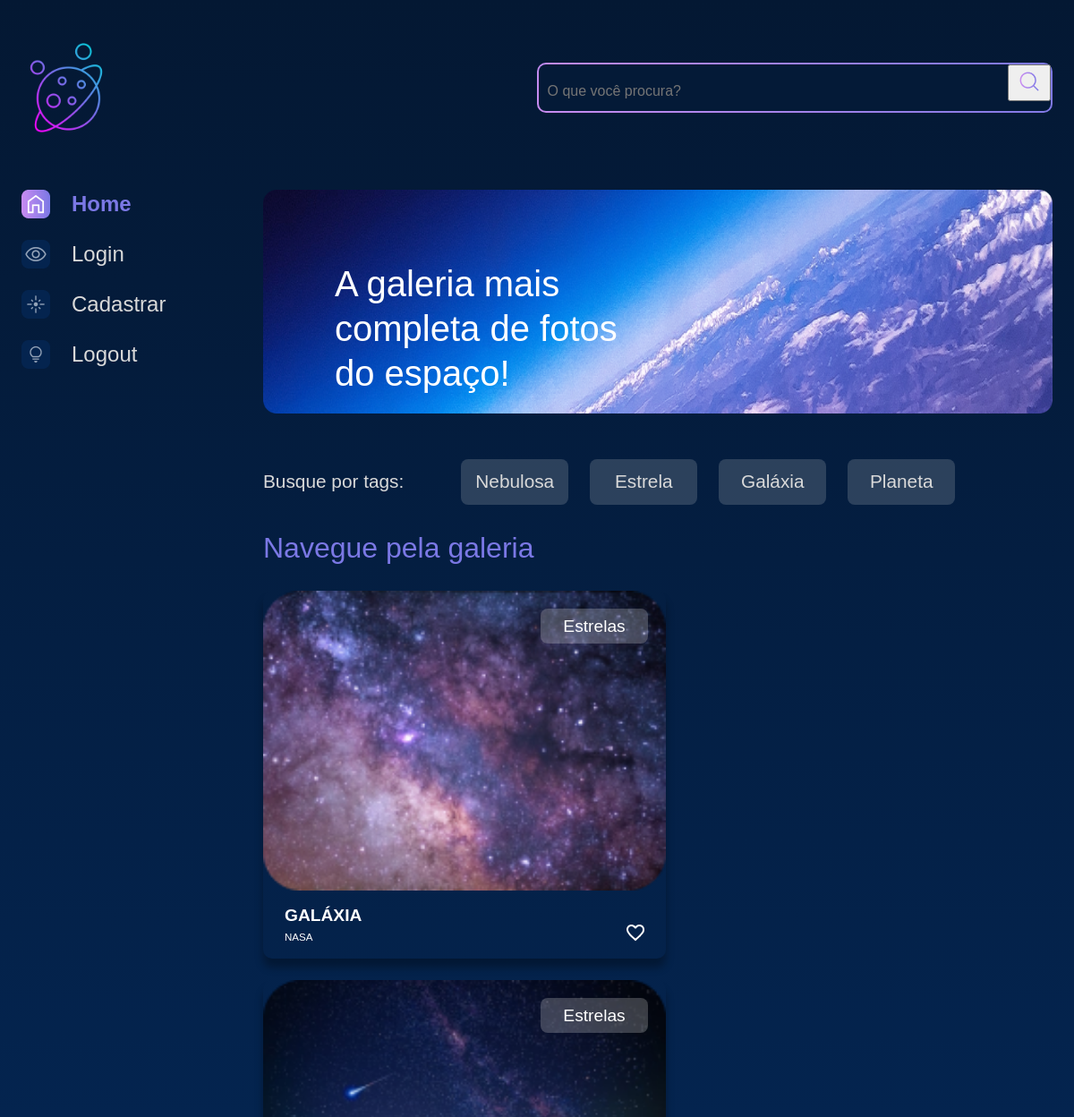
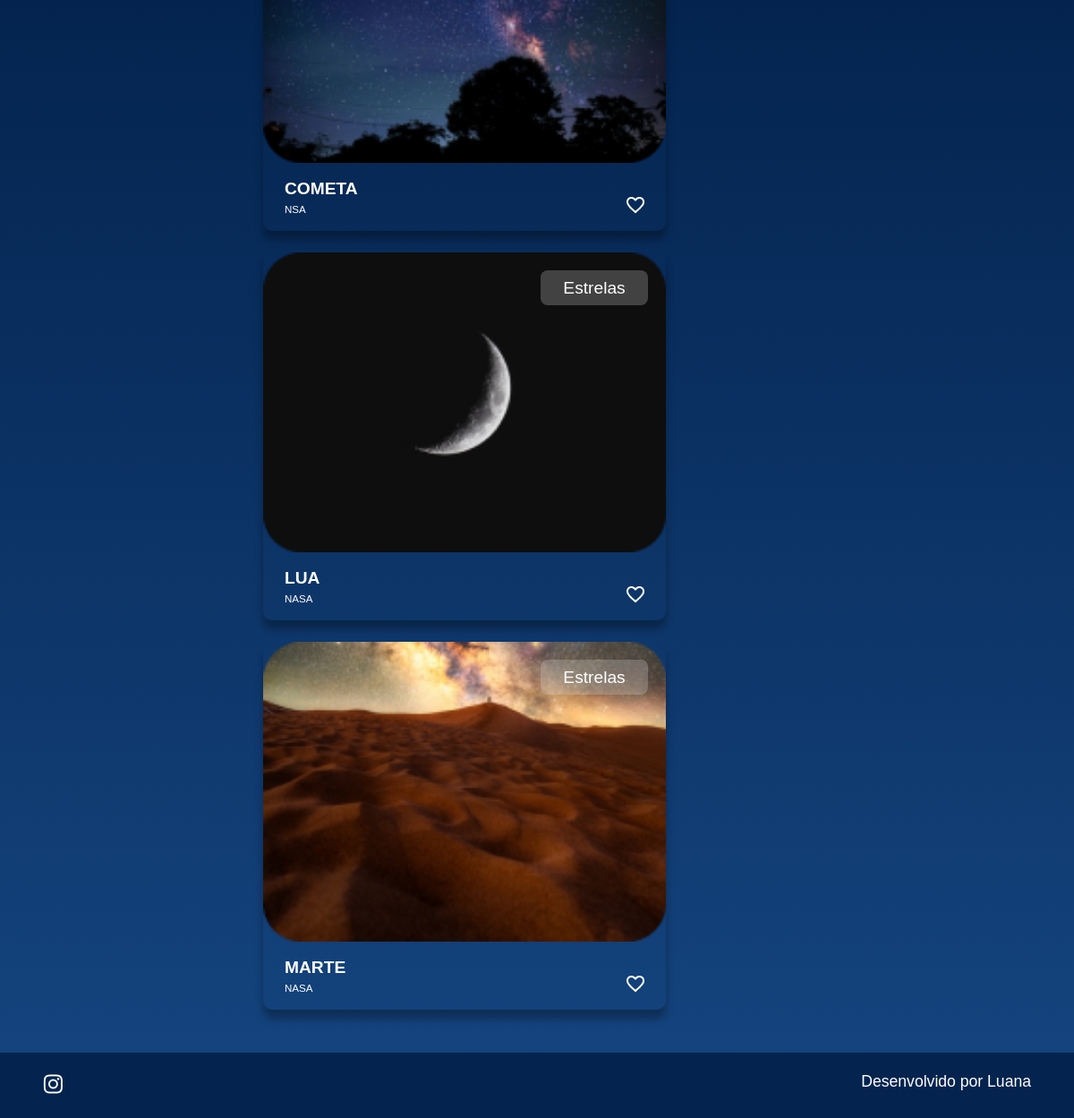
The app's page /buscar/ (signed in) with its own data (2 pictures, top to bottom).
### galeria/models.py (models this page shows, shortened)
class Fotografia(models.Model):
    OPCOES_CATEGORIA = [
        ("NEBULOSA","Nebulosa"),
        ("ESTRELA","Estrela"),
        ("GALÁXIA","Galáxia"),
        ("PLANETA","Planeta"),
    ]
    nome = models.CharField(max_length=100, null=False, blank=False)
    legenda = models.CharField(max_length=150, null=False, blank=False)
    categoria = models.CharField(max_length=100, choices=OPCOES_CATEGORIA, default='')
    descricao = models.TextField(null=False, blank=False)
    foto = models.ImageField(upload_to="fotos/%Y/%m/%d/", blank=True)
    publicada = models.BooleanField(default=False)
    data_fotografia = models.DateTimeField(default=datetime.now, blank=False)
    usuario = models.ForeignKey(
        to=User,
        on_delete=models.SET_NULL,
        null=True,
        blank=False,
        related_name='user'
    )

### galeria/views.py (the view)
# urls.py: path('buscar/', buscar, name='buscar'),
def buscar(request):
    if not request.user.is_authenticated:
        messages.error(request, 'Você precisa estar logado para acessar a galeria.')
        return redirect('login')
    fotografias = Fotografia.objects.order_by("data_fotografia").filter(publicada=True)
    nome_a_buscar = ''
    if 'buscar' in request.GET:
        nome_a_buscar = request.GET['buscar']
        if nome_a_buscar:
            fotografias = fotografias.filter(Q(nome__icontains=nome_a_buscar) | Q(nome__icontains=nome_a_buscar.capitalize()))
    return render(request, 'galeria/buscar.html', {'cards': fotografias, 'buscar': nome_a_buscar})

### templates/galeria/buscar.html
{% extends 'galeria/base.html' %}
{% load static %}
{% block content %}
            <section class="conteudo">
                <section class="banner">
                    <img class="banner__imagem" src="{% static '/assets/imagens/Banner(2).png' %}" alt="banner Alura Space">
                    <h1 class="banner__titulo"> A galeria mais completa de fotos do espaço!</h1>
                </section>
                <section class="tags">
                    <p class="tags__titulo">Busque por tags:</p>
                    <ul class="tags__lista">
                        <li class="tags__tag">Nebulosa</li>
                        <li class="tags__tag">Estrela</li>
                        <li class="tags__tag">Galáxia</li>
                        <li class="tags__tag">Planeta</li>
                    </ul>
                </section>
                <section class="galeria">
                    <div class="cards">
                        <h2 class="cards__titulo">Navegue pela galeria</h2>
                        <ul class="cards__lista">
                            {% if cards %}
                            {% for fotografia in cards %}
                            <li class="card">
                                <a href="{% url 'imagem' fotografia.id %}">
                                {% if fotografia.foto == "" or fotografia.foto == null %}
                                    <img class="card__imagem" src="{% static '/assets/imagens/galeria/erro-not.jpg'%}" alt="foto">
                                {% else %}
                                    <img class="card__imagem" src="{{ fotografia.foto.url }}" alt="foto">
                                {% endif %}
                                </a>
                                <span class="card__tag">Estrelas</span>
                                <div class="card__info">
                                    <p class="card__titulo">{{fotografia.nome}}</p>
                                    <div class="card__texto">
                                        <p class="card__descricao">{{fotografia.legenda}}</p>
                                        <span>
                                            <img src="{% static '/assets/ícones/1x/favorite_outline.png' %}" alt="ícone de coração">
                                        </span>
                                    </div>
                                </div>
                            </li>
                            {% endfor %}
                            {% else %}
                            <div class="imagem__texto">
                                <p>Fotografias não encontradas</p>
                            </div>
                            {% endif %}
                        </ul>
                    </div>
                </section>
            </section>
        </main>
    </div>
{% endblock %}

### setup/static/styles/style.css (style rules this page uses)
html, body, div, span, applet, object, iframe, h1, h2, h3, h4, h5, h6, p, blockquote, pre, a, abbr, acronym, address, big, cite, code, del, dfn, em, img, ins, kbd, q, s, samp, small, strike, strong, sub, sup, tt, var, b, u, i, center, dl, dt, dd, ol, ul, li, fieldset, form, label, legend, table, caption, tbody, tfoot, thead, tr, th, td, article, aside, canvas, details, embed, figure, figcaption, footer, header, hgroup, menu, nav, output, ruby, section, summary, time, mark, audio, video { margin: 0; padding: 0; border: 0; font-size: 100%; font: inherit; vertical-align: baseline; }
article, aside, details, figcaption, figure, footer, header, hgroup, menu, nav, section { display: block; }
body { line-height: 1; font-family: 'Space Grotesk', sans-serif; min-height: 100vh; background: linear-gradient(#041833,#04244F,#154580); background-repeat: no-repeat; background-position: center; background-size: cover; }
ol, ul { list-style: none; }
.banner { width: auto; position: relative; margin-bottom: 1.5rem; }
.banner__imagem { width: 100%; }
.banner__titulo { color: #FFFFFF; font-size: 40px; width: 350px; line-height: 50px; position: absolute; top: 80px; left: 80px; }
.cards { width: 100%; }
.cards__titulo { color: #7B78E5; font-size: 2rem; line-height: 3rem; margin-bottom: 1.5rem; }
.cards__lista { display: flex; flex-wrap: wrap; justify-content: space-between; align-content: space-between; }
.card { border-radius: 10px; box-shadow: 0px 10px 10px #00000050; color: #FFFFFF; margin-bottom: 1.5rem; position: relative; width: 450px; }
.card__imagem { width: 450px; border-radius: 10px 10px 0 0; }
.card__tag { background-color: #D9D9D940; border-radius: 8px; border: 2px solid transparent; font-size: 1.2rem; left: 310px; margin-right: 1.5rem; padding: .5rem .5rem; position: absolute; text-align: center; top: 20px; width: 100px; }
.card__info { font-size: 1.2rem; padding: 0 1.5rem 1rem 1.5rem; }
.card__titulo { font-weight: bold; line-height: 1.2rem; margin-top: 0.8em; }
.card__texto { display: flex; justify-content: space-between; flex-wrap: wrap; }
.card__texto img { cursor: pointer; }
.card__descricao { font-size: 0.6em; margin-top: 0.8em; }
.galeria { display: flex; width: 100%; }
.tags { padding: 1.5rem 0; display: flex; align-items: center; color: #D9D9D9; font-size: 1.3rem; }
.tags__titulo { margin-right: 4rem; }
.tags__lista { display: flex; }
.tags__tag { background-color: #D9D9D930; margin-right: 1.5rem; border-radius: 8px; padding: .8rem .5rem; width: 100px; text-align: center; border: 2px solid transparent; }

### records on screen
Fotografia: foto (picture), nome "GALÁXIA", legenda "NASA"
Fotografia: foto (picture), nome "COMETA", legenda "NSA"
Fotografia: foto (picture), nome "LUA", legenda "NASA"
Fotografia: foto (picture), nome "MARTE", legenda "NASA"
